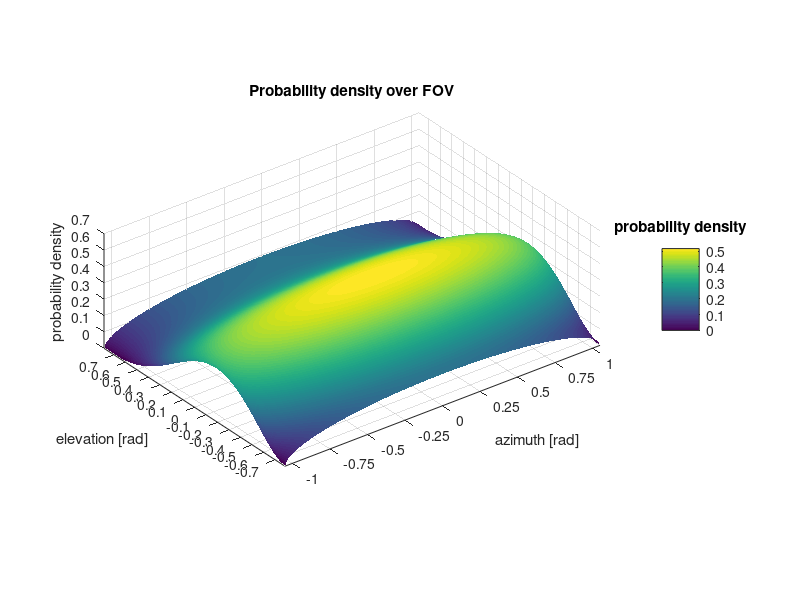

Here is the MATLAB script that generated this plot:
clear all;
clc;
[X,Y] = meshgrid(0:0.001:1);
azalpha = 1.5;
azbeta = 1.5;
elalpha = 4.2;
elbeta = 3;

x = betapdf(X, azbeta, azalpha);
y = betapdf(X, elbeta, elalpha);
z = (x + y')/2;

fov = [pi*(2/3), pi/2];

X = X*fov(1) - fov(1)/2;
Y = Y*fov(2) - fov(2)/2;
surf(X, Y, z/(fov(1)*fov(2)), 'EdgeColor', 'None')
daspect([1 1 1])
xlabel('azimuth [rad]')
ylabel('elevation [rad]')
zlabel('probability density')
title('Probability density over FOV')
hcb = colorbar;
colorTitleHandle = get(hcb, 'Title');
titleString = 'probability density';
set(colorTitleHandle ,'String', titleString);
xticks([-1:0.25:1])
xlim([-1.05, 1.05])
yticks(-0.8:0.1:0.8)
ylim([-0.786, 0.786])
